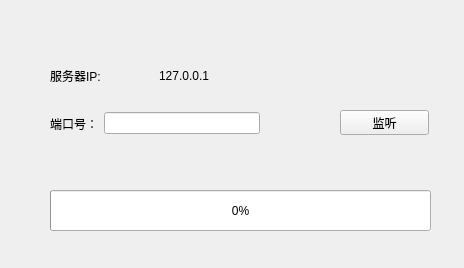
<?xml version="1.0" encoding="UTF-8"?>
<ui version="4.0">
 <class>Widget</class>
 <widget class="QWidget" name="Widget">
  <property name="geometry">
   <rect>
    <x>0</x>
    <y>0</y>
    <width>464</width>
    <height>268</height>
   </rect>
  </property>
  <property name="windowTitle">
   <string>Widget</string>
  </property>
  <widget class="QPushButton" name="pushButton">
   <property name="geometry">
    <rect>
     <x>340</x>
     <y>110</y>
     <width>89</width>
     <height>25</height>
    </rect>
   </property>
   <property name="text">
    <string>监听</string>
   </property>
  </widget>
  <widget class="QWidget" name="layoutWidget">
   <property name="geometry">
    <rect>
     <x>50</x>
     <y>60</y>
     <width>211</width>
     <height>31</height>
    </rect>
   </property>
   <layout class="QHBoxLayout" name="horizontalLayout">
    <item>
     <widget class="QLabel" name="label">
      <property name="text">
       <string>服务器IP:</string>
      </property>
     </widget>
    </item>
    <item>
     <widget class="QLabel" name="label_2">
      <property name="text">
       <string>127.0.0.1</string>
      </property>
     </widget>
    </item>
   </layout>
  </widget>
  <widget class="QWidget" name="layoutWidget">
   <property name="geometry">
    <rect>
     <x>50</x>
     <y>110</y>
     <width>210</width>
     <height>27</height>
    </rect>
   </property>
   <layout class="QHBoxLayout" name="horizontalLayout_2">
    <item>
     <widget class="QLabel" name="label_3">
      <property name="text">
       <string>端口号：</string>
      </property>
     </widget>
    </item>
    <item>
     <widget class="QLineEdit" name="lineEdit"/>
    </item>
   </layout>
  </widget>
  <widget class="QProgressBar" name="progressBar">
   <property name="geometry">
    <rect>
     <x>50</x>
     <y>190</y>
     <width>381</width>
     <height>41</height>
    </rect>
   </property>
   <property name="value">
    <number>0</number>
   </property>
  </widget>
 </widget>
 <resources/>
 <connections/>
</ui>
